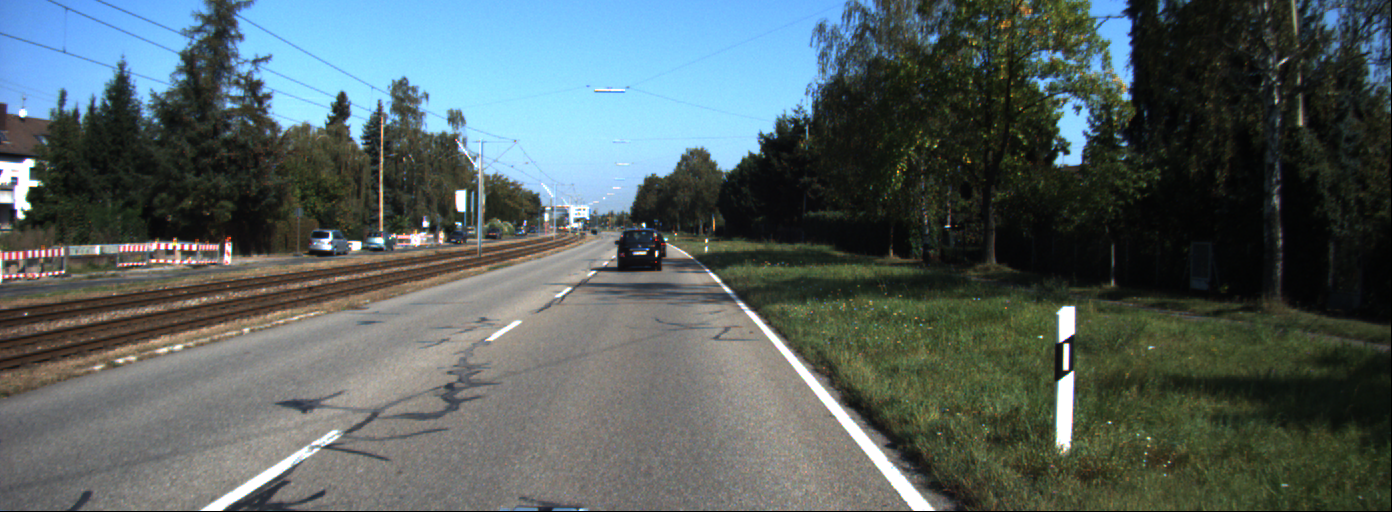
#> input picture dataset/data_1/data/0000000001.png, 1392 x 512 px; its folder holds only this picture in this run
$ python LaneDetectionData1.py   (older library calls are emulated)
#> lines starting #> are read from the running program, lines starting #| are printed output that depends on the picture; after the words box and inside, x2 and y2 are one past the last pixel; in counts of white or black regions, pixels touching at a corner belong together
import cv2
import time
import glob
import numpy as np
from skimage.exposure import rescale_intensity
from scipy import ndimage
import matplotlib.pyplot as plt


left_point1, left_point2, left_point3 = [], [], []
right_point1, right_point2, right_point3 = [], [], []

def load_Images():
    original=[]
    title=[]
    for f in glob.iglob("../dataset/data_1/data/*"):
            img = cv2.imread(f)
#> img is the input picture: shape (512, 1392, 3); mean B, G, R 96.7, 96.7, 84.3
            # print("Title:",f)
            # image = cv2.cvtColor(img, cv2.COLOR_BGR2GRAY)
            original.append(img)
            title.append(f)
    time.sleep(1)
    length=len(original)
#> length = 1
    print('Updated Images')
    return original,title,length


##########################################################################################################################


##########################################################################################################################

def lane_Detection(img, num_windows=20, margin=23, minpix=1, draw_windows=True):
    global left_point1, left_point2, left_point3, right_point1, right_point2, right_point3
    left_fit_ = np.empty(3)
    right_fit_ = np.empty(3)
    out_img = np.dstack((img, img, img)) * 255

    # Fine histogram of the input image
    histogram = hist = np.sum(img[img.shape[0]//255:,:], axis=0)

    # Divide warped image into left and right halves and find respective histogram peaks
    image_midpoint = int(histogram.shape[0] / 2)
    leftx_half_peak = np.argmax(histogram[:image_midpoint])
    rightx_half_peak = np.argmax(histogram[image_midpoint:]) +350#+ midpoint


    # Set height of window
    window_height = np.int(img.shape[0] / num_windows)

    # Identify the x and y positions of all nonzero pixels in the image
    nonzero_pixels = img.nonzero()
    nonzero_pixels_y = np.array(nonzero_pixels[0])
    nonzero_pixels_x = np.array(nonzero_pixels[1])

    # Current positions to be updated for each window
    leftx_current_pixel = leftx_half_peak
    rightx_current_pixel = rightx_half_peak

    # Created empty lists for left and right lane pixel indices
    left_lane_indices = []
    right_lane_indices = []

    # Step through the windows one by one
    for window in range(num_windows):

        # Identify window boundaries for right and left lanes.
        win_y_bottom = img.shape[0] - (window + 1) * window_height
        win_y_top = img.shape[0] - window * window_height

        win_x_leftLane_bottom = leftx_current_pixel - margin
        win_x_leftLane_top = leftx_current_pixel + margin

        win_x_right_bottom = rightx_current_pixel - margin
        win_x_right_top = rightx_current_pixel + margin

        # Draw the windows on the visualization image. (Uncomment the following block to draw the sliding window boxes.)
        # if draw_windows == True:
        #     cv2.rectangle(out_img, (win_x_leftLane_bottom, win_y_bottom), (win_x_leftLane_top, win_y_top),
        #                   (100, 255, 255), 3)
        #     cv2.rectangle(out_img, (win_x_right_bottom, win_y_bottom), (win_x_right_top, win_y_top),
        #                   (100, 255, 255), 3)

        # Identify the nonzero pixels in x and y within the window
        optimal_leftLane_indices = ((nonzero_pixels_y >= win_y_bottom) & (nonzero_pixels_y < win_y_top) &
                                    (nonzero_pixels_x >= win_x_leftLane_bottom) & (nonzero_pixels_x < win_x_leftLane_top)).nonzero()[0]

        optimal_rightLane_indices = ((nonzero_pixels_y >= win_y_bottom) & (nonzero_pixels_y < win_y_top) &
                                    (nonzero_pixels_x >= win_x_right_bottom) & (nonzero_pixels_x < win_x_right_top)).nonzero()[0]

        # Append these indices to the lists
        left_lane_indices.append(optimal_leftLane_indices)
        right_lane_indices.append(optimal_rightLane_indices)

        # Recenter next window on the mean optimal lane pixels.
        if len(optimal_leftLane_indices) > minpix:
            leftx_current_pixel = np.int(np.mean(nonzero_pixels_x[optimal_leftLane_indices]))
        if len(optimal_rightLane_indices) > minpix:
            rightx_current_pixel = np.int(np.mean(nonzero_pixels_x[optimal_rightLane_indices]))

    # Combine the arrays of indices into one final lane indices list
    left_lane_indices = np.concatenate(left_lane_indices)
    right_lane_indices = np.concatenate(right_lane_indices)

    # Extract left and right line pixel positions
    leftLane_x_loc = nonzero_pixels_x[left_lane_indices]
    leftLane_y_loc = nonzero_pixels_y[left_lane_indices]
    rightLane_x_loc = nonzero_pixels_x[right_lane_indices]
    rightLane_y_loc = nonzero_pixels_y[right_lane_indices]

    # Fit a second order polynomial to each
    left_fit = np.polyfit(leftLane_y_loc, leftLane_x_loc, 2)
    right_fit = np.polyfit(rightLane_y_loc, rightLane_x_loc, 2)

    left_point1.append(left_fit[0])
    left_point2.append(left_fit[1])
    left_point3.append(left_fit[2])

    right_point1.append(right_fit[0])
    right_point2.append(right_fit[1])
    right_point3.append(right_fit[2])

    a = -10
    left_fit_[0] = np.mean(left_point1[a:])
    left_fit_[1] = np.mean(left_point2[a:])
    left_fit_[2] = np.mean(left_point3[a:])

    right_fit_[0] = np.mean(right_point1[a:])
    right_fit_[1] = np.mean(right_point2[a:])
    right_fit_[2] = np.mean(right_point3[a:])

    # Generate x and y values for plotting
    plot_y = np.linspace(0, img.shape[0] - 1, img.shape[0])
    left_fitx = left_fit_[0] * plot_y ** 2 + left_fit_[1] * plot_y + left_fit_[2]
    right_fitx = right_fit_[0] * plot_y ** 2 + right_fit_[1] * plot_y + right_fit_[2]
    m_left = (plot_y[0] - plot_y[int(len(plot_y) / 2)]) / (left_fitx[0] - left_fitx[int(len(left_fitx) / 2)])  # .........

    #Uncomment the following lines to colour the detected pixels.
    # out_img[nonzero_pixels_y[left_lane_indices], nonzero_pixels_x[left_lane_indices]] = [255, 0, 100]
    # out_img[nonzero_pixels_y[right_lane_indices], nonzero_pixels_x[right_lane_indices]] = [0, 100, 255]

    return out_img, (left_fitx, right_fitx), (left_fit_, right_fit_), plot_y, m_left


def get_curve(img, leftLane_x_loc, rightLane_x_loc):
    plot_y = np.linspace(0, img.shape[0] - 1, img.shape[0])
    y_eval = np.max(plot_y)
    ym_per_pix = 30.5 / 720  # meters per pixel in y dimension
    xm_per_pix = 3.7 / 720  # meters per pixel in x dimension

    # Fit new polynomials to x,y in world space
    left_fit_cr = np.polyfit(plot_y * ym_per_pix, leftLane_x_loc * xm_per_pix, 2)
    right_fit_cr = np.polyfit(plot_y * ym_per_pix, rightLane_x_loc * xm_per_pix, 2)

    # Calculate the new radii of curvature
    left_curve_radius = ((1 + (2 * left_fit_cr[0] * y_eval * ym_per_pix + left_fit_cr[1]) ** 2) ** 1.5) / np.absolute(
                         2 * left_fit_cr[0])
    right_curve_radius = ((1 + (2 * right_fit_cr[0] * y_eval * ym_per_pix + right_fit_cr[1]) ** 2) ** 1.5) / np.absolute(
                         2 * right_fit_cr[0])

    current_pos = img.shape[1] / 2
    left_x_pos = left_fit_cr[0] * img.shape[0] ** 2 + left_fit_cr[1] * img.shape[0] + left_fit_cr[2]
    right_x_pos = right_fit_cr[0] * img.shape[0] ** 2 + right_fit_cr[1] * img.shape[0] + right_fit_cr[2]
    lane_center_position = (right_x_pos + left_x_pos) / 2
    center_position = (current_pos - lane_center_position) * xm_per_pix / 10

    return (left_curve_radius, right_curve_radius, center_position)

def draw_lanes(img, left_fit, right_fit):

    plot_y = np.linspace(0, img.shape[0] - 1, img.shape[0])
    lane = np.zeros_like(img)
    left = np.array([np.transpose(np.vstack([left_fit, plot_y]))])
    right = np.array([np.flipud(np.transpose(np.vstack([right_fit, plot_y])))])
    points = np.hstack((left, right))
    cv2.fillPoly(lane, np.int_(points), (0, 175, 255))

    return lane

def draw_data(m_left):

    # print("mleft",m_left)
    if (0 < m_left < 15):
        text = "Left Curve"
    elif (-15 < m_left < 0):
        text = "Right Curve"
    else:
        text = "Straight Road"

    return text


##########################################################################################################################
#----------------------------------------------     MAIN     --------------------------------------------------------------
#########################################################################################################################

fourcc= cv2.VideoWriter_fourcc(*'XVID')
out= cv2.VideoWriter('../output/Question2_Data_1.avi', fourcc, 20.0, (1392, 512))

smallBlur = np.ones((7, 7), dtype="float") * (1.0 / (7 * 7))
largeBlur = np.ones((21, 21), dtype="float") * (1.0 / (21 * 21))
img_count = 0
original,title,length =load_Images()
#> original = 1 item; title = ['../dataset/data_1/data/0000000001.png']; length = 1
for img in original:
    img_count =img_count+1
    print("image number:",img_count)

    dimensions = img.shape
    # cv2.circle(img, (193, 500), 5, (0, 0, 255), -1)#red
    # cv2.circle(img, (903, 500), 5, (0, 255, 255), -1)#yellow
    # cv2.circle(img, (583, 280), 5, (255, 0, 255), -1)#pink
    # cv2.circle(img, (723, 280), 5, (255, 0, 0), -1)#blue

    # img = cv2.imread(r"Problem 2\data_1\data\0000000112.png")

    src = np.float32([[480,320 ],[780,320],[120, 505],[1000, 505]])
    dst = np.float32([[0,0],[700, 0],[0, 512],[700, 512]])
    matrix = cv2.getPerspectiveTransform(src,dst)
    warped = cv2.warpPerspective(img,matrix,(700,512))
    warped_gray = cv2.cvtColor(warped, cv2.COLOR_BGR2GRAY)
    cv2.imshow("warp", warped_gray)

    # cv2.imshow("warped:",warped_gray)

    ret,warped_gray_thresh = cv2.threshold(warped_gray, 200,255,cv2.THRESH_BINARY)
    canny_edge = cv2.Canny(warped_gray_thresh, 100, 300 ,13, L2gradient=True)

    # cv2.imshow("warp:  img no:%d"%(img_count), warped_gray_thresh)

    #####################################################################################################################

    out_img, curves, lanes, plot_y, m_left = lane_Detection(warped_gray_thresh)

    curve_rad = get_curve(img, curves[0], curves[1])
    lane_curve = np.mean([curve_rad[0], curve_rad[1]])  # ..................

    gray = cv2.cvtColor(img, cv2.COLOR_BGR2GRAY)
    img_fill = draw_lanes(img, curves[0], curves[1])

    # Plot the Lane lines
    for i in range(len(curves[0])):
        cv2.circle(out_img, (int(curves[0][i]), int(plot_y[i])), 5, (255, 100, 255), -1) # Left Lane  Pink
        cv2.circle(out_img, (int(curves[1][i]), int(plot_y[i])), 5, (0, 0, 255), -1) # Right Lane Red

    # Find inverse warp perspective for lane plane
    matrix_inv_img_fill = cv2.getPerspectiveTransform(dst, src)
    warped_inv_img_fill = cv2.warpPerspective(img_fill, matrix_inv_img_fill, (1392, 512))

    # cv2.imshow("sliding img no:%d"%(img_count),out_img)

    # Find inverse warp perspective for lane lines
    matrix_inv = cv2.getPerspectiveTransform(dst, src)
    warped_inv = cv2.warpPerspective(out_img, matrix_inv, (1392, 512))

    # cv2.imshow("inv-warp",warped_inv)
    # Following block adds lines to original image.
    warped_inv_bin = cv2.cvtColor(warped_inv, cv2.COLOR_BGR2GRAY)
    ret, warped_inv_bin_thresh = cv2.threshold(warped_inv_bin, 50, 255, cv2.THRESH_BINARY)
    test = cv2.bitwise_and(img,img,mask = cv2.bitwise_not(warped_inv_bin_thresh))
    # cv2.imshow("trial", test)
    output_image = (cv2.add(cv2.add(test, warped_inv), warped_inv_img_fill))

    text = draw_data(m_left)

    cv2.putText(output_image, 'Lane Curvature: {:.0f} m'.format(lane_curve), (100, 300), cv2.FONT_HERSHEY_SIMPLEX, 0.8,
                (0, 0, 255), 3)
    cv2.putText(output_image, 'Vehicle offset: {:.4f} m'.format(curve_rad[2]), (100, 200), cv2.FONT_HERSHEY_SIMPLEX,
                0.8, (0, 0, 255), 3)
    cv2.putText(output_image, text, (100, 400), cv2.FONT_HERSHEY_SIMPLEX, 0.8, (0, 0, 255), 3)
    cv2.imshow("final", output_image)
    out.write(output_image)
    ######################################################################################################################


    if cv2.waitKey(1) == 27:
        # cv2.destroyAllWindows()
        break
#> this loop made 1 pass; (key Esc is pressed on pass 1)
#> (img_count, dimensions, src, dst, image_midpoint in lane_Detection, leftx_half_peak in lane_Detection) on pass 1: (1, (512, 1392, 3), [[480, 320], [780, 320], [120, 505], [1000, 505]], [[0, 0], [700, 0], [0, 512], [700, 512]], 350, 85)
#> (printed output is left out)
#> pass 1, `warped = cv2.warpPerspective(img,matrix,(700,512))`:
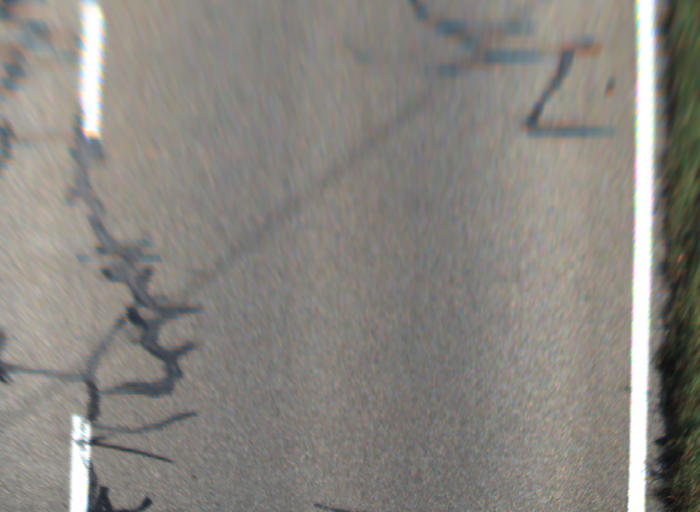
#> warped: shape (512, 700, 3); mean B, G, R 127.5, 133, 136.1
#> pass 1, `ret,warped_gray_thresh = cv2.threshold(warped_gray, 200,255,cv2.THRESH..`:
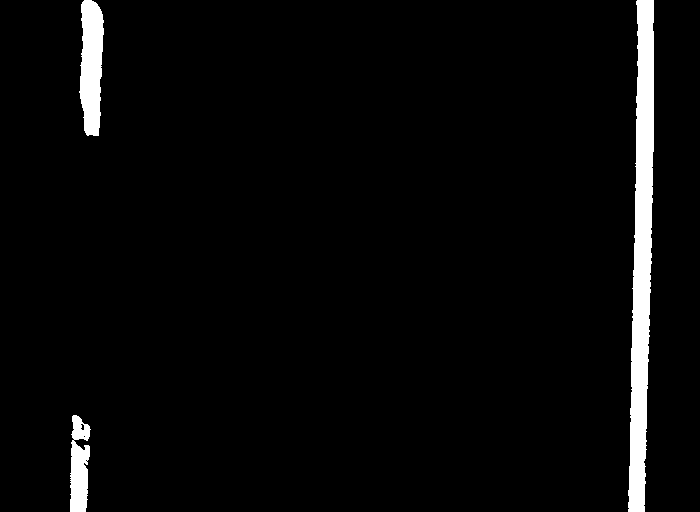
#> warped_gray_thresh: shape (512, 700); 3.6% white; 3 white regions, box (x1, y1, x2, y2) and area: (628, 0, 654, 512) 8671, (79, 0, 104, 136) 2609, (70, 415, 91, 512) 1485
#> pass 1, `canny_edge = cv2.Canny(warped_gray_thresh, 100, 300 ,13, L2gradient=Tr..`:
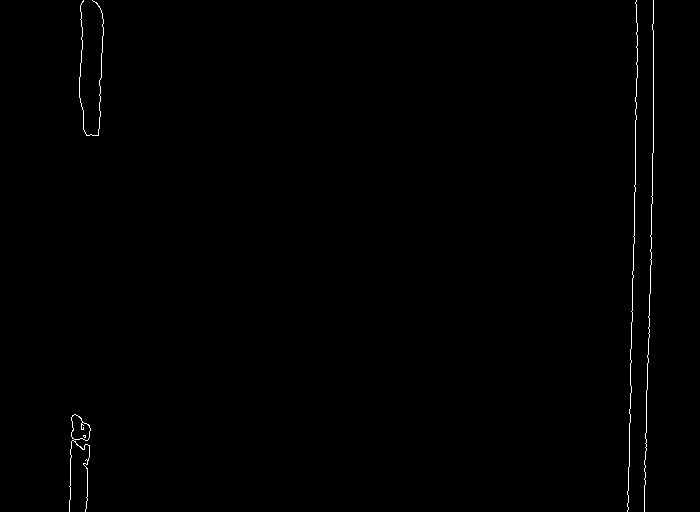
#> canny_edge: shape (512, 700); 0.44% white in thin lines or dots, all inside (x1, y1, x2, y2) = (69, 0, 654, 512)
#> after the loop:
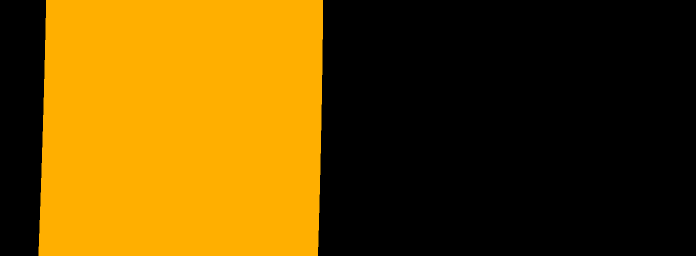
#> img_fill: shape (512, 1392, 3) (shown at 1/2 size); mean B, G, R 0, 70, 102
#> after the loop:
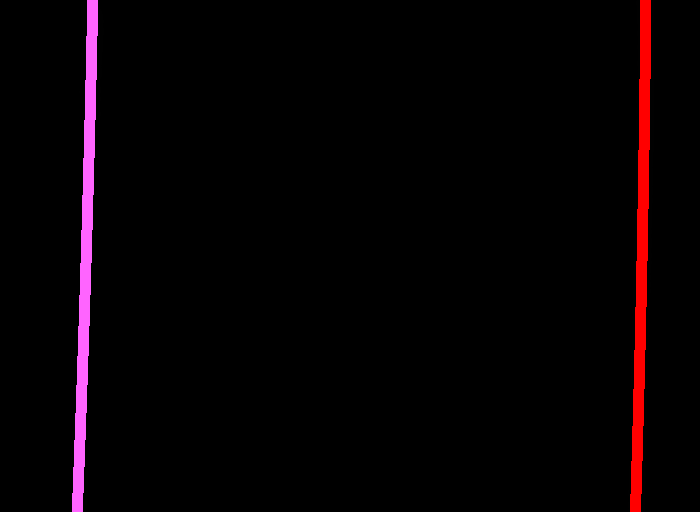
#> out_img: shape (512, 700, 3); mean B, G, R 4, 1.6, 8
#> after the loop:
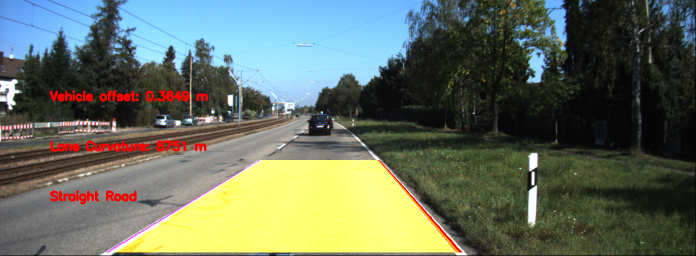
#> output_image: shape (512, 1392, 3) (shown at 1/2 size); mean B, G, R 95.4, 110.7, 101.5
#> after the loop:
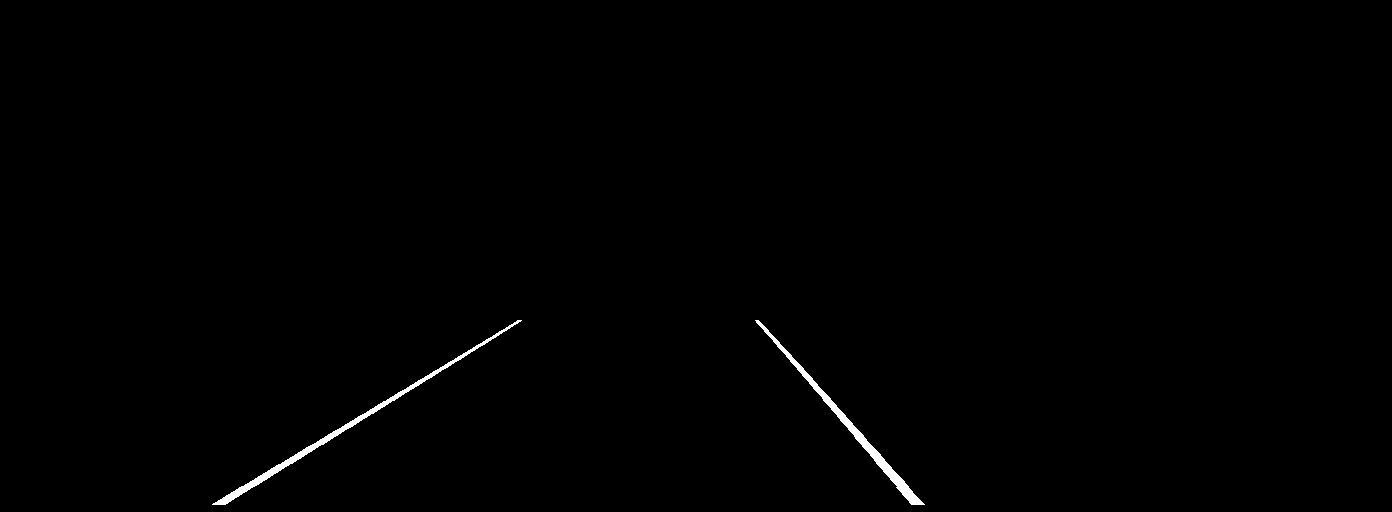
#> warped_inv_bin_thresh: shape (512, 1392); 0.48% white; 2 white regions, box (x1, y1, x2, y2) and area: (212, 320, 522, 505) 1772, (755, 320, 925, 505) 1656
#> after the loop, img_count = 1
cv2.destroyAllWindows()

$ run again, on dataset/data_1/data/0000000015.png
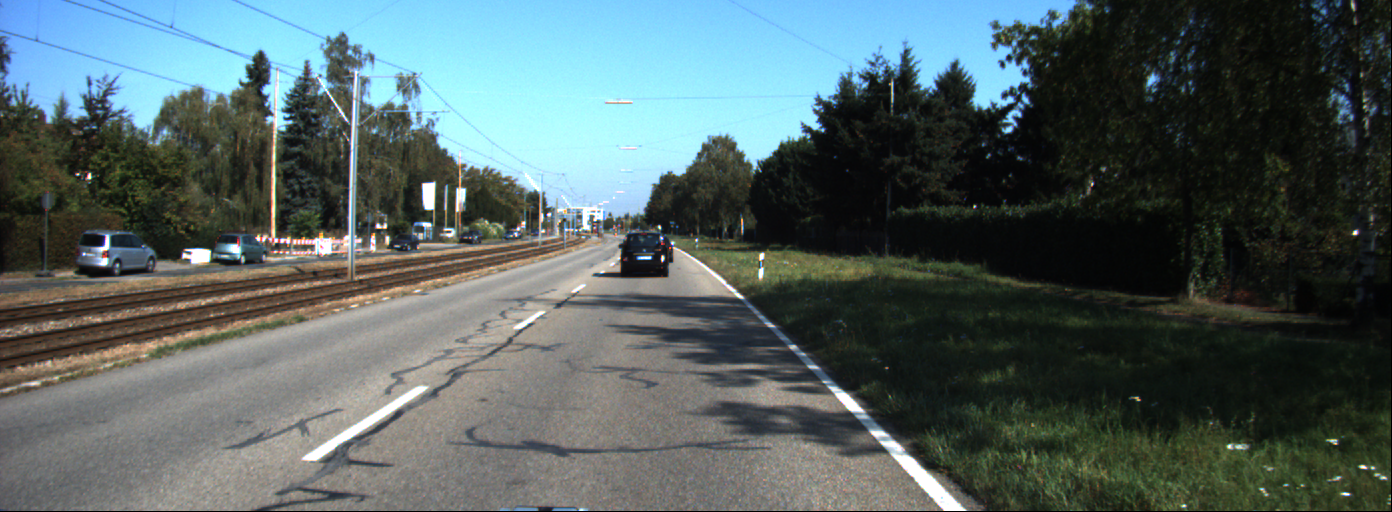
#> input picture dataset/data_1/data/0000000015.png, 1392 x 512 px
#> in load_Images, img is the input picture: shape (512, 1392, 3); mean B, G, R 97.6, 97.8, 82.7
#> in load_Images, `length=len(original)`: length = 1
#> `original,title,length =load_Images()`: original = 1 item; title = ['../dataset/data_1/data/0000000015.png']; length = 1
#> the loop `for img in original:` made 1 pass; (key Esc is pressed on pass 1)
#> (img_count, dimensions, src, dst, image_midpoint in lane_Detection, leftx_half_peak in lane_Detection) on pass 1: (1, (512, 1392, 3), [[480, 320], [780, 320], [120, 505], [1000, 505]], [[0, 0], [700, 0], [0, 512], [700, 512]], 350, 101)
#> (printed output is left out)
#> pass 1, `ret,warped_gray_thresh = cv2.threshold(warped_gray, 200,255,cv2.THRESH..`:
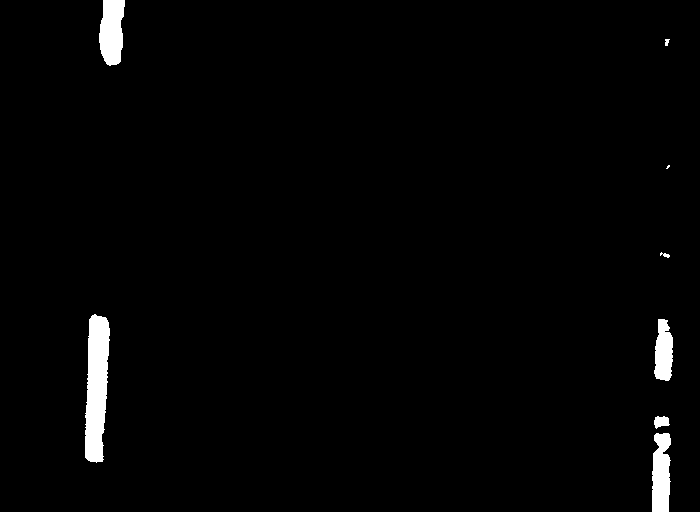
#> warped_gray_thresh: shape (512, 700); 1.8% white; 8 white regions (1 under 20 px), largest, box (x1, y1, x2, y2) and area: (85, 314, 110, 463) 2827, (99, 0, 125, 66) 1357, (652, 433, 671, 512) 1266
#> after the loop `for img in original:`:
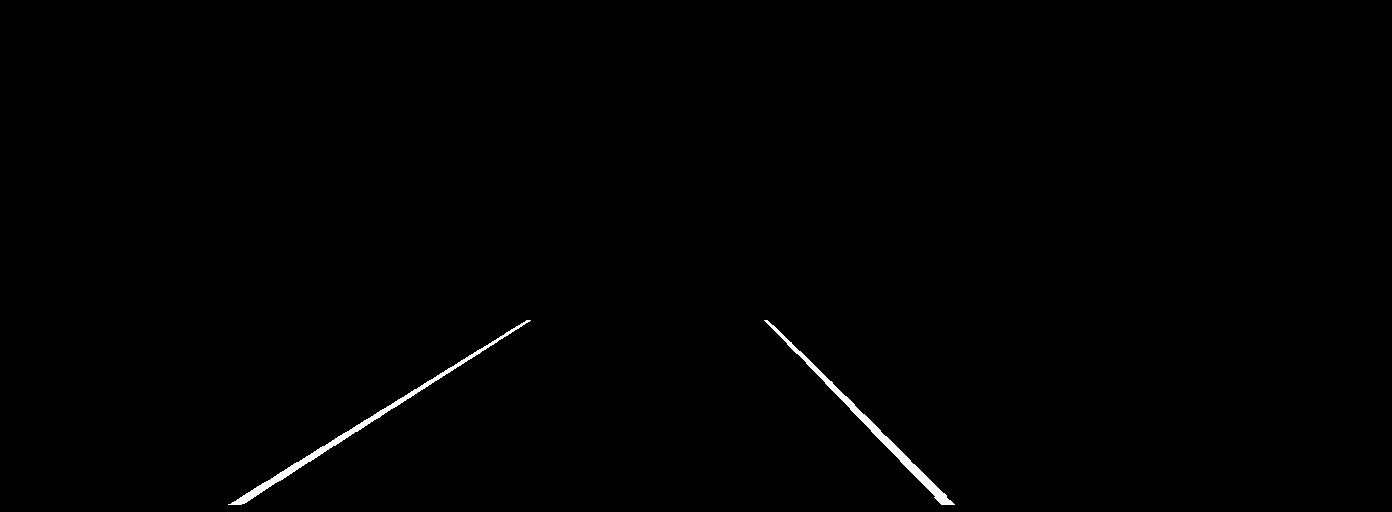
#> warped_inv_bin_thresh: shape (512, 1392); 0.48% white; 2 white regions, box (x1, y1, x2, y2) and area: (228, 320, 531, 505) 1774, (764, 320, 955, 505) 1673
